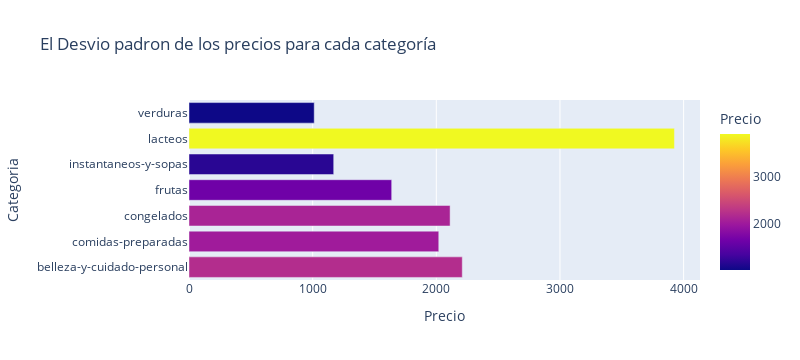

The notebook cell saved with this chart:
### Code cell
# Agarrando el devios padron de los precios por categoria
desvio_preco_por_categoria = df.groupby("Categoria")["Preco_Normal"].std().reset_index()
fig = px.bar(desvio_preco_por_categoria, x="Preco_Normal", y="Categoria", orientation="h",
             title="El Desvio padron de los precios para cada categoría", 
             labels={"Preco_Normal": "Precio", "Categoria": "Categoria"},
             color="Preco_Normal",
             width=800)
fig.show()

### Figure 1 — Plotly figure (JSON) as saved in the notebook; plotly's stock layout.template omitted (floating-point values rounded to 4 significant figures)
{"data": [{"alignmentgroup": "True", "hovertemplate": "Precio=%{marker.color}<br>Categoria=%{y}<extra></extra>", "legendgroup": "", "marker": {"color": [2210.0, 2020.0, 2112.0, 1639.0, 1170.0, 3926.0, 1013.0], "coloraxis": "coloraxis", "pattern": {"shape": ""}}, "name": "", "offsetgroup": "", "orientation": "h", "showlegend": false, "textposition": "auto", "type": "bar", "x": [2210.0, 2020.0, 2112.0, 1639.0, 1170.0, 3926.0, 1013.0], "xaxis": "x", "y": ["belleza-y-cuidado-personal", "comidas-preparadas", "congelados", "frutas", "instantaneos-y-sopas", "lacteos", "verduras"], "yaxis": "y"}], "layout": {"barmode": "relative", "coloraxis": {"colorbar": {"title": {"text": "Precio"}}, "colorscale": [[0, "#0d0887"], [0.1111, "#46039f"], [0.2222, "#7201a8"], [0.3333, "#9c179e"], [0.4444, "#bd3786"], [0.5556, "#d8576b"], [0.6667, "#ed7953"], [0.7778, "#fb9f3a"], [0.8889, "#fdca26"], [1, "#f0f921"]]}, "height": 360, "legend": {"tracegroupgap": 0}, "title": {"text": "El Desvio padron de los precios para cada categoría"}, "width": 800, "xaxis": {"anchor": "y", "autorange": true, "domain": [0, 1], "range": [0, 4132.0], "title": {"text": "Precio"}, "type": "linear"}, "yaxis": {"anchor": "x", "autorange": true, "domain": [0, 1], "range": [-0.5, 6.5], "title": {"text": "Categoria"}, "type": "category"}}}
